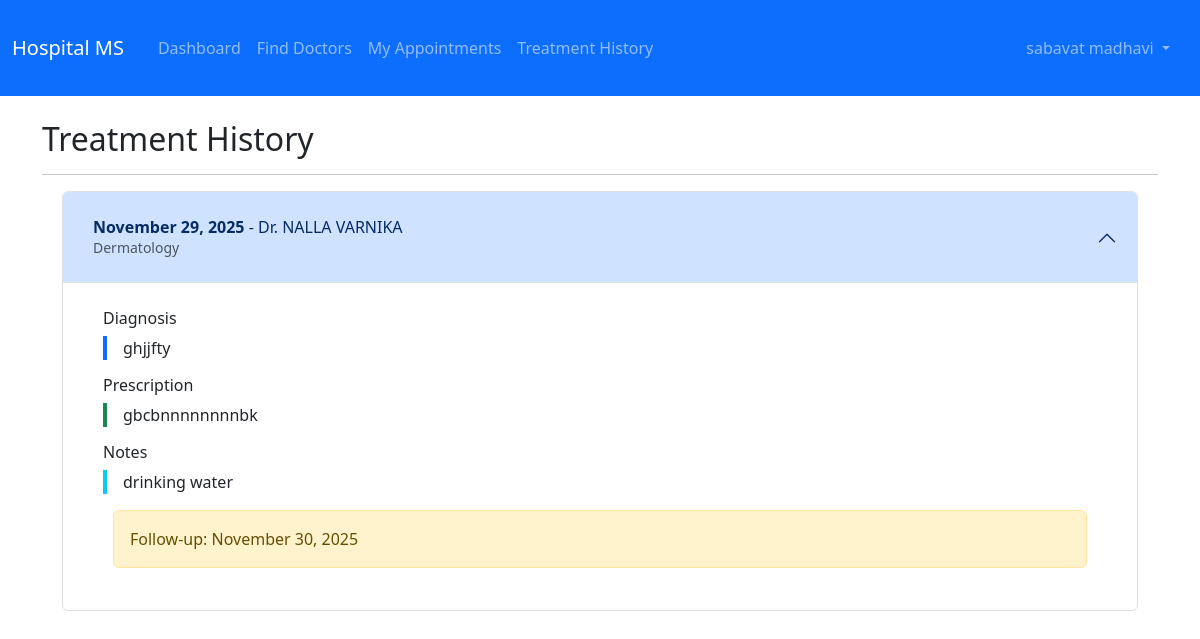
The app's page /patient/treatment-history (signed in) with its own data.
### backend/app.py (models this page shows, shortened)
class User(UserMixin, db.Model):
    id = db.Column(db.Integer, primary_key=True)
    username = db.Column(db.String(180), unique=True, nullable=False)
    email = db.Column(db.String(100), unique=True, nullable=False)
    password_hash = db.Column(db.String(100), nullable=False)
    role = db.Column(db.String(50), nullable=False)
    full_name = db.Column(db.String(80), nullable=False)
    phone = db.Column(db.String(10))
    is_active = db.Column(db.Boolean, default=True)
    created_at = db.Column(db.DateTime, default=datetime.utcnow)

class Appointment(db.Model):
    id = db.Column(db.Integer, primary_key=True)
    patient_id = db.Column(db.Integer, db.ForeignKey('patient.id'), nullable=False)
    doctor_id = db.Column(db.Integer, db.ForeignKey('doctor.id'), nullable=False)
    appointment_date = db.Column(db.Date, nullable=False)
    appointment_time = db.Column(db.Time, nullable=False)
    status = db.Column(db.String(50), default='Booked')
    reason = db.Column(db.Text)
    created_at = db.Column(db.DateTime, default=datetime.utcnow)
    treatment = db.relationship('Treatment', backref='appointment', uselist=False, cascade='all, delete-orphan')

class Department(db.Model):
    id = db.Column(db.Integer, primary_key=True)
    name = db.Column(db.String(80), unique=True, nullable=False)
    description = db.Column(db.Text)
    doctors = db.relationship('Doctor', backref='department', lazy=True)

class Treatment(db.Model):
    id = db.Column(db.Integer, primary_key=True)
    appointment_id = db.Column(db.Integer, db.ForeignKey('appointment.id'), nullable=False, unique=True)
    diagnosis = db.Column(db.Text, nullable=False)
    prescription = db.Column(db.Text)
    notes = db.Column(db.Text)
    follow_up_date = db.Column(db.Date)
    created_at = db.Column(db.DateTime, default=datetime.utcnow)

### backend/app.py (the view)
@app.route('/patient/treatment-history')
@login_required
@role_required('patient')
def treatment_history():
    patient = Patient.query.filter_by(user_id=current_user.id).first()
    appointments = Appointment.query.filter_by(patient_id=patient.id, status='Completed')\
        .order_by(Appointment.appointment_date.desc()).all()
    return render_template('patient/treatment_history.html', appointments=appointments)

### backend/app.py (called while the page is built)
@login_manager.user_loader
def load_user(user_id): return User.query.get(int(user_id))

def role_required(role):
    def decorator(f):
        @wraps(f)
        def decorated_function(*args, **kwargs):
            if not current_user.is_authenticated or current_user.role != role:
                flash('Access denied', 'danger')
                return redirect(url_for('index'))
            return f(*args, **kwargs)
        return decorated_function
    return decorator

### frontend/templates/patient/treatment_history.html
{% extends "base.html" %}
{% block content %}
<h2>Treatment History</h2>
<hr>
{% if appointments %}
<div class="accordion" id="treatmentAccordion">
    {% for a in appointments %}
    <div class="accordion-item">
        <h2 class="accordion-header"><button class="accordion-button {% if not loop.first %}collapsed{% endif %}" type="button" data-bs-toggle="collapse" data-bs-target="#collapse{{ a.id }}">
            <div><strong>{{ a.appointment_date.strftime('%B %d, %Y') }}</strong> - Dr. {{ a.doctor.user.full_name }}<br><small class="text-muted">{{ a.doctor.department.name }}</small></div>
        </button></h2>
        <div id="collapse{{ a.id }}" class="accordion-collapse collapse {% if loop.first %}show{% endif %}" data-bs-parent="#treatmentAccordion"><div class="accordion-body">
            {% if a.treatment %}
            <h6>Diagnosis</h6><p class="border-start border-primary border-4 ps-3">{{ a.treatment.diagnosis }}</p>
            {% if a.treatment.prescription %}<h6>Prescription</h6><p class="border-start border-success border-4 ps-3">{{ a.treatment.prescription }}</p>{% endif %}
            {% if a.treatment.notes %}<h6>Notes</h6><p class="border-start border-info border-4 ps-3">{{ a.treatment.notes }}</p>{% endif %}
            {% if a.treatment.follow_up_date %}<div class="alert alert-warning">Follow-up: {{ a.treatment.follow_up_date.strftime('%B %d, %Y') }}</div>{% endif %}
            {% endif %}
        </div></div>
    </div>
    {% endfor %}
</div>
{% else %}<div class="alert alert-info">No treatment history. <a href="{{ url_for('patient_doctors') }}">Book appointment</a></div>{% endif %}
{% endblock %}

### frontend/templates/base.html (shortened to what this page needs)
<!DOCTYPE html>
<html lang="en">
<head>
    <link href="https://cdn.jsdelivr.net/npm/bootstrap@5.3.0/dist/css/bootstrap.min.css" rel="stylesheet">
    <link rel="stylesheet" href="https://cdn.jsdelivr.net/npm/bootstrap-icons@1.10.0/font/bootstrap-icons.css">
    <link rel="stylesheet" href="{{ url_for('static', filename='css/style.css') }}">
</head>
<body>
    <nav class="navbar navbar-expand-lg navbar-dark bg-primary">
        <div class="container-fluid">
            <a class="navbar-brand" href="{{ url_for('index') }}"> Hospital MS</a>
            <div class="collapse navbar-collapse" id="navbarNav">
                <ul class="navbar-nav me-auto">
                    {% if current_user.is_authenticated %}
                        {% if current_user.role == 'admin' %}
                            <li class="nav-item"><a class="nav-link" href="{{ url_for('admin_dashboard') }}"> Dashboard</a></li>
                            <li class="nav-item"><a class="nav-link" href="{{ url_for('admin_doctors') }}"> Doctors</a></li>
                            <li class="nav-item"><a class="nav-link" href="{{ url_for('admin_patients') }}"> Patients</a></li>
                            <li class="nav-item"><a class="nav-link" href="{{ url_for('admin_appointments') }}">Appointments</a></li>
                            <li class="nav-item"><a class="nav-link" href="{{ url_for('admin_search') }}"> Search</a></li>
                        {% elif current_user.role == 'patient' %}
                            <li class="nav-item"><a class="nav-link" href="{{ url_for('patient_dashboard') }}">Dashboard</a></li>
                            <li class="nav-item"><a class="nav-link" href="{{ url_for('patient_doctors') }}"> Find Doctors</a></li>
                            <li class="nav-item"><a class="nav-link" href="{{ url_for('patient_appointments') }}"> My Appointments</a></li>
                            <li class="nav-item"><a class="nav-link" href="{{ url_for('treatment_history') }}"> Treatment History</a></li>
                        {% endif %}
                    {% endif %}
                </ul>
                <ul class="navbar-nav">
                    {% if current_user.is_authenticated %}
                        <li class="nav-item dropdown">
                            <a class="nav-link dropdown-toggle" href="#" id="navbarDropdown" role="button" data-bs-toggle="dropdown">
                               {{ current_user.full_name }}
                            </a>
                        </li>
                    {% else %}
                        <li class="nav-item"><a class="nav-link" href="{{ url_for('login') }}"> Login</a></li>
                        <li class="nav-item"><a class="nav-link" href="{{ url_for('register') }}"> Register</a></li>
                    {% endif %}
                </ul>
            </div>
        </div>
    </nav>
    <main class="container my-4">
        {% block content %}{% endblock %}
    </main>
</body>
</html>

### frontend/static/css/style.css (style rules this page uses)
p { font-size: 16px; }
button { background-color: lightblue; }
div { margin: 10px; }
a { text-decoration: none; }

### records on screen
User: full_name "sabavat madhavi"
Appointment: appointment_date "November 29, 2025", doctor.user.full_name "NALLA VARNIKA", doctor.department.name "Dermatology", treatment.diagnosis "ghjjfty", treatment.prescription "gbcbnnnnnnnnbk", treatment.notes "drinking water", treatment.follow_up_date "November 30, 2025"
